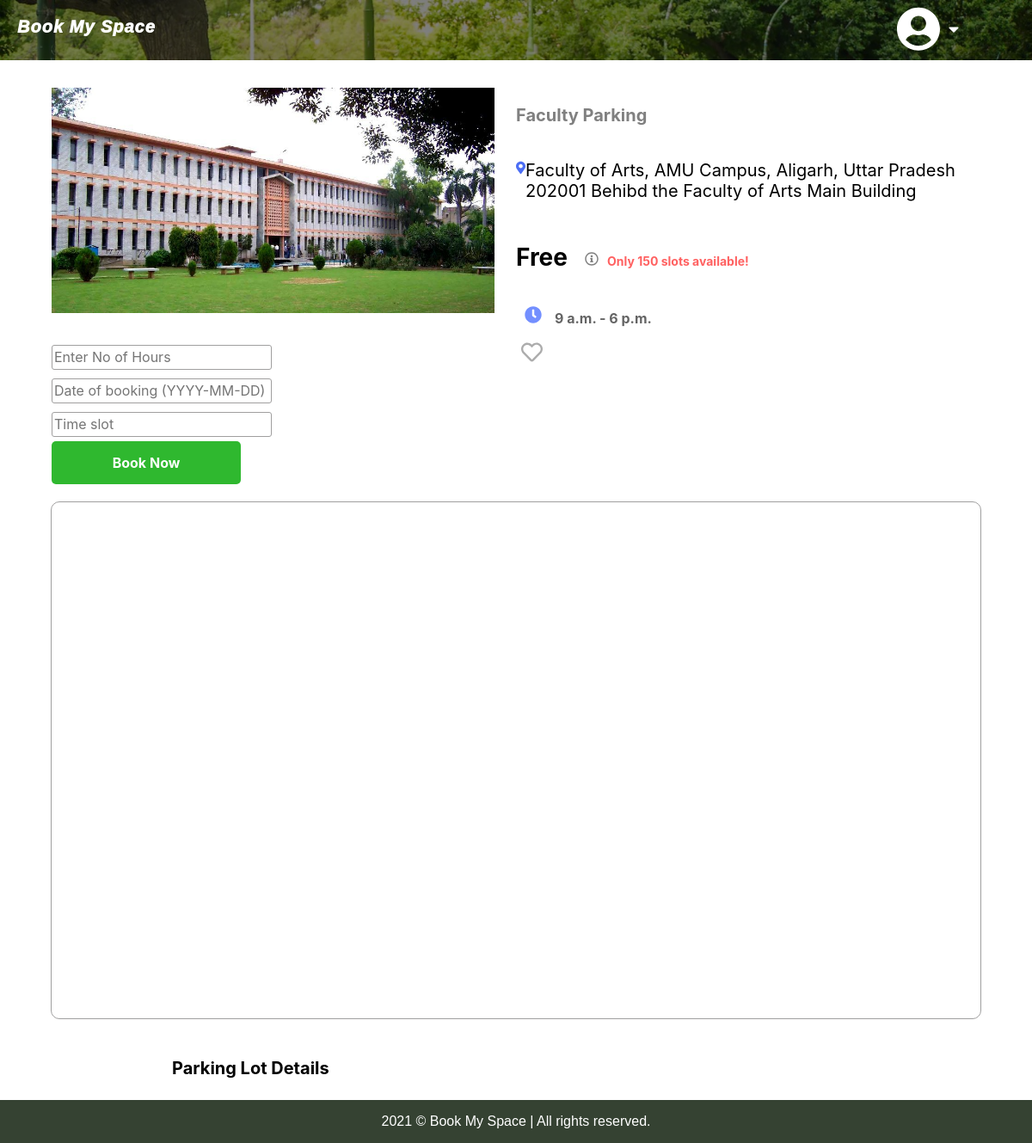
/pl/13/, run on the app's committed database.
### parking_lots/models.py (models this page shows, shortened)
class bms_pl_data(models.Model):
    pl_id = models.AutoField(primary_key=True)
    user_id = models.ForeignKey("bms_users.bms_signup", on_delete=models.CASCADE)
    manager_name = models.CharField(max_length=50)
    address = models.CharField(max_length=1000)
    city = models.CharField(max_length=100)
    booking_price = models.PositiveIntegerField()
    opening_time = models.TimeField()
    closing_time = models.TimeField()
    email = models.EmailField()
    total_slot_count = models.PositiveIntegerField()
    booked_slot_count = models.PositiveIntegerField()
    pl_image = models.ImageField(upload_to='pl-images/', null = True, default='pl-images/logo.jpg')
    pl_description = models.CharField(max_length=2500, null=True, blank=True)

### bms_users/models.py (models this page shows)
class bms_signup(models.Model):
    name = models.CharField(max_length=50)
    phonenumber = models.CharField(max_length=13, default='+91')
    username = models.CharField(max_length=20)
    password = models.CharField(max_length=500)
    user_type = models.IntegerField()
    user_id = models.AutoField(primary_key = True)

### parking_lots/views.py (the view, shortened to what this page needs)
# urls.py: path('pl/<int:pl_id>/', parking_lot_detail_view, name="parking-lot-details"),
def parking_lot_detail_view(request, pl_id):
    pl_data = bms_pl_data.objects.get(pl_id = pl_id)
    context = {
        "parking_lot" : pl_data,
        "slots_left": (pl_data.total_slot_count-pl_data.booked_slot_count)
    }
    return render(request, "parking-lot-detail.html", context)

### templates/parking-lot-detail.html (shortened to what this page needs)
{% extends "base_layout.html" %}
{% load static %}
{% block searchbarcss %}
<link rel="stylesheet" href="{% static 'css/parking-lot-detail.css' %}">
{% endblock %}
            {% block content %}
            <div class="big-container">
                <div class="left-container">
                    <div class="image-container" style="padding-right: 25px;">
                        <img src="{{ parking_lot.pl_image.url }}" alt="">
                    </div>
                    <div class="mb-6">
                        <div class="form-card-container">
                            <div class="form-container">
                                    <form action="" method="post">{% csrf_token %}
                                        <div class="input-container">
                                            <input type="text" name="hours" placeholder="Enter No of Hours"/>
                                        </div>
                                        <div class="input-container">
                                            <input type="text" name="booked_date" placeholder="Date of booking (YYYY-MM-DD)" />
                                        </div>
                                        <div class="input-container">
                                            <input type="text" name="booked_time" placeholder="Time slot" />
                                        </div>
                                            <input type="submit" name="book_pl" value="Book Now" class="book-btn">
                                        </form>
                                </div>
                            </div>
                    </div>
                </div>
                <div class="details-container">
                    <p class="pl-name">{{ parking_lot.user_id.name }}</p>
                    <div class="pl-address-container">
                        <p class="address">{{ parking_lot.address }}</p>
                    </div>
                    <div class="price-container">
                        <p class="price">
                            {% if parking_lot.booking_price == 0 %}
                            Free
                            {% else %}
                            &#8377; {{ parking_lot.booking_price }} / hour
                            {% endif %}
                        </p>
                        <p class="slots-left">Only {{ slots_left }} slots available!</p>
                    </div>
                    <div class="time-container">
                        <p class="time">{{ parking_lot.opening_time }} - {{ parking_lot.closing_time }}</p>
                    </div>
                    <div class="fav">
                        <form action="" method="POST">{% csrf_token %}
                            <button type="submit" name="add_to_fav" value="{{ parking_lot.pl_id }}" style="background: transparent; border: 0px;">
                            </button>
                        </form>
                    </div>
                </div>
            </div>
            <div id="map" style="width: 90%; height:600px"></div>
            <div class="dropdown">
                <div onclick="myFunction()" class="dropbtn">
                    <p class="pl-detailbtn">
                        Parking Lot Details
                    </p>
                </div>
              </div>
            {% endblock %}

### static/css/base_layout.css (style rules this page uses)
body { font-family: Okra,Helvetica,sans-serif; margin: 0px; }

### static/css/parking-lot-detail.css (style rules this page uses)
.big-container { display: flex; flex-direction: row; width: 90%; }
.left-container { display: flex; flex-direction: column; justify-content: center; width: 50%; }
.image-container { display: flex; flex-direction: column; justify-content: center; padding: 32px 0px; }
.mb-6 { display: flex; flex-direction: column; justify-content: center; }
.form-card-container { display: flex; flex-direction: column; justify-content: center; }
.form-container { display: flex; flex-direction: column; justify-content: center; }
.input-container { display: flex; flex-direction: column; padding: 5px 0px; }
.input-container > input { font-size: 16px; color: black; font-family: -apple-system, BlinkMacSystemFont, 'Segoe UI', Roboto, Oxygen, Ubuntu, Cantarell, 'Open Sans', 'Helvetica Neue', sans-serif; border: 1px solid rgb(160, 159, 159); height: 25px; width: 250px; border-radius: 3px; }
.book-btn { width: 220px; height: 50px; background: rgb(47, 184, 47); border: 0px; border-radius: 5px; color: white; font-size: 16px; font-weight: bolder; font-family: -apple-system, BlinkMacSystemFont, 'Segoe UI', Roboto, Oxygen, Ubuntu, Cantarell, 'Open Sans', 'Helvetica Neue', sans-serif; }
.details-container { display: flex; flex-direction: column; padding: 32px 0px; }
.pl-name { font-size: 20px; color: grey; font-weight: bolder; font-family: -apple-system, BlinkMacSystemFont, 'Segoe UI', Roboto, Oxygen, Ubuntu, Cantarell, 'Open Sans', 'Helvetica Neue', sans-serif; }
.pl-address-container { display: flex; flex-direction: row; align-items: baseline; }
.fa-map-marker-alt { width: 20px; height: 20px; color: #4c6ef5; }
.address { font-size: 20px; color: black; font-family: -apple-system, BlinkMacSystemFont, 'Segoe UI', Roboto, Oxygen, Ubuntu, Cantarell, 'Open Sans', 'Helvetica Neue', sans-serif; }
.price-container { display: flex; flex-direction: row; align-items: baseline; }
.price { font-size: 28px; color: black; font-weight: bolder; font-family: -apple-system, BlinkMacSystemFont, 'Segoe UI', Roboto, Oxygen, Ubuntu, Cantarell, 'Open Sans', 'Helvetica Neue', sans-serif; }
.fa-info-circle { width: 16px; height: 16px; color: rgb(129, 129, 129); padding: 0px 10px 0px 20px; }
.slots-left { font-size: 14px; color: #ff6161; font-weight: bold; font-family: -apple-system, BlinkMacSystemFont, 'Segoe UI', Roboto, Oxygen, Ubuntu, Cantarell, 'Open Sans', 'Helvetica Neue', sans-serif; }
.time-container { display: flex; flex-direction: row; align-items: baseline; }
.fa-clock { width: 20px; height: 20px; color: #738fff; padding: 0px 15px 0px 10px; }
.time { font-size: 16px; color: rgb(100, 100, 100); font-weight: bold; font-family: -apple-system, BlinkMacSystemFont, 'Segoe UI', Roboto, Oxygen, Ubuntu, Cantarell, 'Open Sans', 'Helvetica Neue', sans-serif; }
#map { display: flex; margin: 20px 10px; border: 1px solid rgb(160, 159, 159); border-radius: 10px; }
.dropdown { display: flex; flex-direction: column; justify-content: center; }
.pl-detailbtn { font-size: 20px; color: black; font-weight: bolder; font-family: -apple-system, BlinkMacSystemFont, 'Segoe UI', Roboto, Oxygen, Ubuntu, Cantarell, 'Open Sans', 'Helvetica Neue', sans-serif; }
.dropbtn { background: transparent; border: 0px; width: 90%; display: flex; justify-content: left; padding: 5px 20px; }
.dropdown { display: flex; flex-direction: column; width: 70%; }

### data on the page
bms_pl_data: pl_image (picture), user_id.name "Faculty Parking", address "Faculty of Arts, AMU Campus, Aligarh, Uttar Pradesh 202001 Behibd the Faculty of Arts Main Building", opening_time "9 a.m.", closing_time "6 p.m."

### other printed values
{{ slots_left }} "150"
